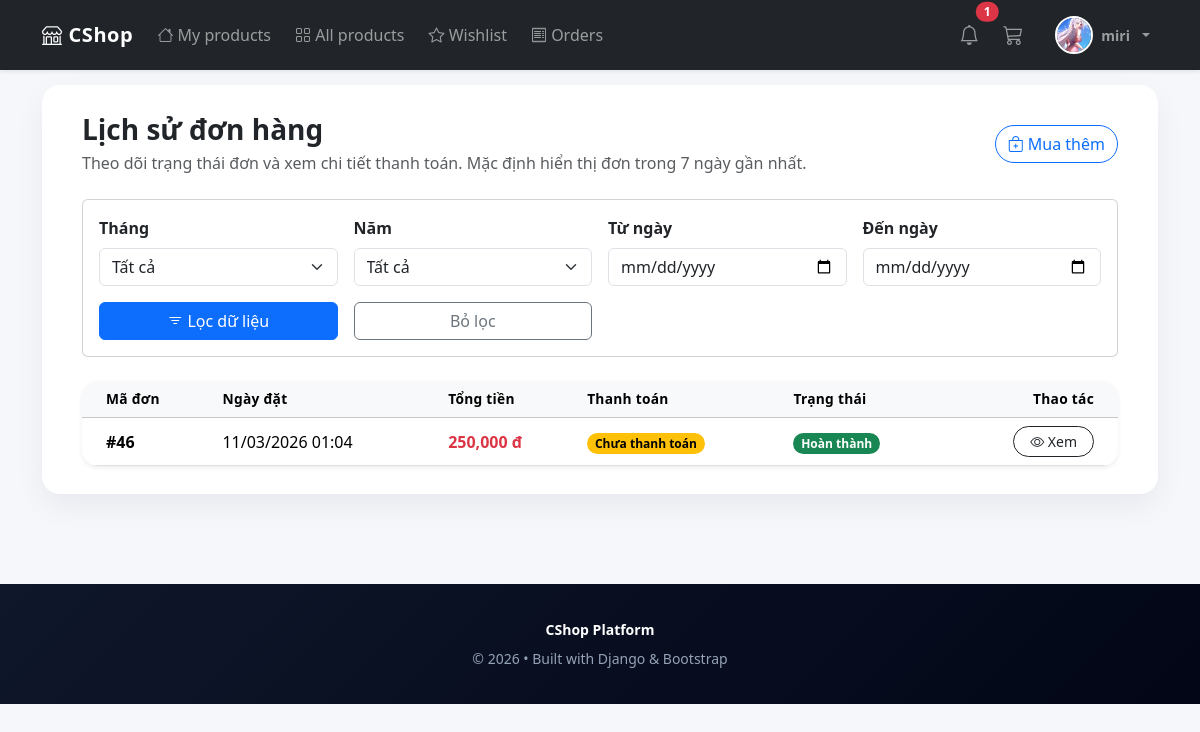
The page /shops/orders/history/ (signed in) on the database its author committed.
### users/models.py (models this page shows, shortened)
class Profile(models.Model):
    user = models.OneToOneField(settings.AUTH_USER_MODEL, on_delete=models.CASCADE)
    photo = models.ImageField(upload_to='users/%Y/%m/%d', blank=True)
    phone = models.CharField(max_length=20, blank=True, null=True)
    user_code = models.CharField(max_length=20, unique=True, blank=True, null=True)

### shops/models.py (models this page shows, shortened)
class Order(models.Model):
    PAYMENT_METHODS = [
        ('cod', 'Cash on Delivery'),
        ('bank', 'Bank Transfer'),
        ('momo', 'MoMo'),
    ]
    PAYMENT_STATUS = [
        ('unpaid', 'Unpaid'),
        ('paid', 'Paid'),
    ]
    STATUS_CHOICES = [
        ('pending', 'Chờ xử lý'),
        ('confirmed', 'Đã xác nhận'),
        ('shipping', 'Đang giao'),
        ('completed', 'Hoàn thành'),
        ('cancelled', 'Đã huỷ'),
    ]
    user = models.ForeignKey(User, on_delete=models.CASCADE)
    full_name = models.CharField(max_length=200, null=True, blank=True)
    email = models.EmailField(null=True, blank=True)
    phone = models.CharField(max_length=20, null=True, blank=True)
    address = models.TextField(null=True, blank=True)
    payment_method = models.CharField(max_length=20, choices=PAYMENT_METHODS)
    payment_status = models.CharField(
        max_length=20,
        choices=PAYMENT_STATUS,
        default='unpaid'
    )
    total_price = models.DecimalField(max_digits=12, decimal_places=2)
    status = models.CharField(
        max_length=30,
        choices=STATUS_CHOICES,
        default='pending'
    )
    created = models.DateTimeField(auto_now_add=True)

### shops/views.py (the view)
# urls.py: path('orders/history/', views.order_history, name='order_history'),
@login_required
def order_history(request):
    month_raw = request.GET.get('month')
    year_raw = request.GET.get('year')
    start_date_raw = request.GET.get('start_date')
    end_date_raw = request.GET.get('end_date')
    has_filter = any([month_raw, year_raw, start_date_raw, end_date_raw])
    month = None
    year = None
    try:
        month = int(month_raw) if month_raw else None
    except (TypeError, ValueError):
        month = None
    try:
        year = int(year_raw) if year_raw else None
    except (TypeError, ValueError):
        year = None
    start_date = parse_date(start_date_raw) if start_date_raw else None
    end_date = parse_date(end_date_raw) if end_date_raw else None
    orders = Order.objects.filter(user=request.user)
    if start_date or end_date:
        month = None
        year = None
    if has_filter:
        if year:
            orders = orders.filter(created__year=year)
        if month:
            orders = orders.filter(created__month=month)
        if start_date and end_date:
            orders = orders.filter(created__date__range=(start_date, end_date))
        elif start_date:
            orders = orders.filter(created__date__gte=start_date)
        elif end_date:
            orders = orders.filter(created__date__lte=end_date)
    else:
        seven_days_ago = timezone.now().date() - timedelta(days=7)
        orders = orders.filter(created__date__gte=seven_days_ago)
    orders = orders.order_by('-created')
    current_year = timezone.now().year
    context = {
        'orders': orders,
        'months': list(range(1, 13)),
        'years': list(range(current_year - 5, current_year + 1)),
        'month': month,
        'year': year,
        'start_date': start_date,
        'end_date': end_date,
        'has_filter': has_filter,
    }
    return render(request, 'shops/order_history.html', context)

### shops/context_processors.py (called while the page is built)
def notification_count(request):
    if request.user.is_authenticated:
        count = request.user.notifications.filter(is_read=False).count()
    else:
        count = 0
    return {
        "unread_notifications": count
    }

### shops/templates/shops/order_history.html (shortened to what this page needs)
{% extends 'users/base.html' %}
{% load humanize %}
{% block body %}
<div class="container" style="max-width: 1100px;">
    <div class="d-flex justify-content-between align-items-center mb-4 flex-wrap gap-2">
        <div>
            <h3 class="fw-bold mb-1">Lịch sử đơn hàng</h3>
            <div class="text-muted">
                Theo dõi trạng thái đơn và xem chi tiết thanh toán.
                {% if not has_filter %}Mặc định hiển thị đơn trong 7 ngày gần nhất.{% endif %}
            </div>
        </div>
        <a href="{% url 'shops:all_shops' %}" class="btn btn-outline-primary rounded-pill">
            <i class="bi bi-bag-plus"></i> Mua thêm
        </a>
    </div>
    <div class="card dashboard-card mb-4">
        <div class="card-body">
            <form method="get" class="row g-3 align-items-end">
                <div class="col-md-3">
                    <label class="form-label fw-semibold">Tháng</label>
                    <select name="month" class="form-select">
                        <option value="">Tất cả</option>
                    </select>
                </div>
                <div class="col-md-3">
                    <label class="form-label fw-semibold">Năm</label>
                    <select name="year" class="form-select">
                        <option value="">Tất cả</option>
                    </select>
                </div>
                <div class="col-md-3">
                    <label class="form-label fw-semibold">Từ ngày</label>
                    <input type="date" name="start_date"
                           value="{{ start_date|default:'' }}"
                           class="form-control">
                </div>
                <div class="col-md-3">
                    <label class="form-label fw-semibold">Đến ngày</label>
                    <input type="date" name="end_date"
                           value="{{ end_date|default:'' }}"
                           class="form-control">
                </div>
                <div class="col-md-3">
                    <button class="btn btn-primary w-100">
                        <i class="bi bi-filter"></i> Lọc dữ liệu
                    </button>
                </div>
                <div class="col-md-3">
                    <a href="{% url 'shops:order_history' %}" class="btn btn-outline-secondary w-100">
                        Bỏ lọc
                    </a>
                </div>
            </form>
        </div>
    </div>
    {% if orders %}
        <div class="card border-0 shadow-sm rounded-4 overflow-hidden">
            <div class="table-responsive">
                <table class="table align-middle mb-0 order-history-table">
                    <thead class="table-light">
                        <tr>
                            <th class="ps-4">Mã đơn</th>
                            <th>Ngày đặt</th>
                            <th>Tổng tiền</th>
                            <th>Thanh toán</th>
                            <th>Trạng thái</th>
                            <th class="text-end pe-4">Thao tác</th>
                        </tr>
                    </thead>
                    <tbody>
                        {% for order in orders %}
                        <tr>
                            <td class="ps-4 fw-semibold">#{{ order.id }}</td>
                            <td>{{ order.created|date:"d/m/Y H:i" }}</td>
                            <td class="fw-semibold text-danger">
                                {{ order.total_price|floatformat:0|intcomma }} đ
                            </td>
                            <td>
                                {% if order.payment_status == 'paid' %}
                                    <span class="badge rounded-pill text-bg-success">Đã thanh toán</span>
                                {% else %}
                                    <span class="badge rounded-pill text-bg-warning">Chưa thanh toán</span>
                                {% endif %}
                            </td>
                            <td>
                                {% if order.status == 'pending' %}
                                    <span class="badge rounded-pill text-bg-secondary">Chờ xử lý</span>
                                {% elif order.status == 'confirmed' %}
                                    <span class="badge rounded-pill text-bg-primary">Đã xác nhận</span>
                                {% elif order.status == 'shipping' %}
                                    <span class="badge rounded-pill text-bg-info">Đang giao</span>
                                {% elif order.status == 'completed' %}
                                    <span class="badge rounded-pill text-bg-success">Hoàn thành</span>
                                {% elif order.status == 'cancelled' %}
                                    <span class="badge rounded-pill text-bg-danger">Đã hủy</span>
                                {% else %}
                                    <span class="badge rounded-pill text-bg-light">{{ order.get_status_display }}</span>
                                {% endif %}
                            </td>
                            <td class="text-end pe-4">
                                <div class="d-inline-flex flex-wrap justify-content-end gap-2">
                                    <a href="{% url 'shops:order_detail' order.id %}" class="btn btn-sm btn-outline-dark rounded-pill px-3">
                                        <i class="bi bi-eye"></i> Xem
                                    </a>
                                </div>
                            </td>
                        </tr>
                        {% endfor %}
                    </tbody>
                </table>
            </div>
        </div>
    {% endif %}
</div>
{% endblock %}

### users/templates/users/base.html (shortened to what this page needs)
<!DOCTYPE html>
<html lang="en">
<head>
    <link href="https://cdn.jsdelivr.net/npm/bootstrap@5.3.2/dist/css/bootstrap.min.css" rel="stylesheet">
    <link rel="stylesheet" href="https://cdn.jsdelivr.net/npm/bootstrap-icons@1.11.3/font/bootstrap-icons.min.css">
</head>
<body>
<nav class="navbar navbar-expand-lg navbar-dark bg-dark fixed-top shadow-sm">
  <div class="container">
    <a class="navbar-brand" href="{% url 'shops:index' %}">
        <i class="bi bi-shop"></i> CShop
    </a>
    <div class="collapse navbar-collapse" id="navbarNav">
      <ul class="navbar-nav me-auto gap-2">
        <li class="nav-item">
          <a class="nav-link" href="{% url 'shops:index' %}">
            <i class="bi bi-house"></i> My products
          </a>
        </li>
        <li class="nav-item">
          <a class="nav-link" href="{% url 'shops:product_list' %}">
            <i class="bi bi-grid"></i> All products
          </a>
        </li>
        <li class="nav-item">
          <a class="nav-link" href="{% url 'shops:wishlist' %}">
            <i class="bi bi-star"></i> Wishlist
          </a>
        </li>
        {% if request.user.is_staff %}
        <li class="nav-item">
          <a class="nav-link" href="{% url 'shops:order_list' %}">
            <i class="bi bi-receipt"></i> Orders
          </a>
        </li>
        <li class="nav-item">
          <a href="{% url 'shops:dashboard' %}" class="nav-link">
            📊 Dashboard
          </a>
        </li>
        {% else %}
        <li class="nav-item">
          <a class="nav-link" href="{% url 'shops:order_history' %}">
            <i class="bi bi-receipt"></i> Orders
          </a>
        </li>
        {% endif %}
      </ul>
      <ul class="navbar-nav me-2">
        <li class="nav-item">
          <a class="nav-link position-relative"
            href="{% url 'shops:notifications' %}">
            <i class="bi bi-bell fs-5"></i>
            {% if unread_notifications > 0 %}
            <span class="position-absolute top-0 start-100 translate-middle badge rounded-pill bg-danger">
              {{ unread_notifications }}
            </span>
            {% endif %}
          </a>
        </li>
      </ul>
      {% if request.user.is_authenticated %}
      <ul class="navbar-nav me-3">
        <li class="nav-item">
          <a class="nav-link position-relative" href="{% url 'shops:cart_detail' %}">
            <i class="bi bi-cart3 fs-5"></i>
          </a>
        </li>
      </ul>
      {% endif %}
      <ul class="navbar-nav align-items-center gap-2">
        {% if request.user.is_authenticated %}
          <li class="nav-item dropdown">
            <a class="nav-link dropdown-toggle d-flex align-items-center gap-2" href="#" role="button" data-bs-toggle="dropdown">
              {% if request.user.profile.photo %}
                <img src="{{ request.user.profile.photo.url }}" class="rounded-circle avatar">
              {% else %}
                <div class="rounded-circle bg-secondary text-white d-flex align-items-center justify-content-center avatar">
                  <i class="bi bi-person-fill"></i>
                </div>
              {% endif %}
              <span class="small fw-semibold">{{ request.user.username }}</span>
            </a>
          </li>
        {% endif %}
      </ul>
    </div>
  </div>
</nav>
<div class="container">
    <div class="main-card">
        {% block body %}
        {% endblock %}
    </div>
</div>
<footer>
    <div class="container">
        <div class="mb-2"><strong>CShop Platform</strong></div>
        <div>© 2026 • Built with Django & Bootstrap</div>
    </div>
</footer>
</body>
</html>

### users/templates/users/base.html (style rules this page uses)
:root { --primary:#4f46e5; --bg:#f5f7fb; --dark:#0f172a; }
body { padding-top: 85px; background: var(--bg); font-family: 'Segoe UI', system-ui, sans-serif; }
.navbar { backdrop-filter: blur(12px); }
.navbar-brand { letter-spacing: 0.6px; font-weight: 700; }
.nav-link { font-weight:500; }
.avatar { width: 38px; height: 38px; object-fit: cover; border: 2px solid #fff; }
.main-card { background: #fff; border-radius: 18px; padding: 28px; box-shadow: 0 12px 30px rgba(15,23,42,0.06); }
footer { margin-top: 90px; padding: 35px 0; background: linear-gradient(135deg,#0f172a,#020617); color: #94a3b8; text-align: center; font-size: 14px; }
footer strong { color:#fff; }

### shops/templates/shops/order_history.html (style rules this page uses)
.order-history-table thead th { font-size: .86rem; letter-spacing: .02em; white-space: nowrap; }
.order-history-table tbody td { vertical-align: middle; }

### rows shown on the page
Order: id "46", created "11/03/2026 01:04", total_price "250,000", payment_status "Chưa thanh toán", status "Hoàn thành"

### other values the page prints
{{ unread_notifications }} "1"
{{ request.user.username }} "miri"
